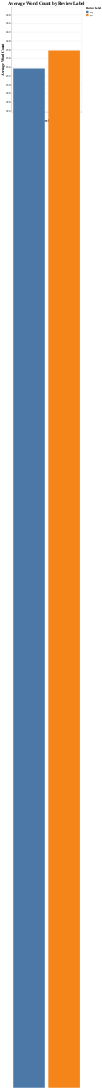

The cell this chart's notebook holds for it:
### Markdown cell above
**Question 1.6** <br> {points: 2}  

Plot the average review wordcount per label in a bar chart. 

Save the plot in an object named `plot_avg_wc`.

Remember to provide a title to your plot as well.

*Hint: remember you can plot `groupby` objects and when you do so, you'll need to reset your index.*

### Code cell
plot_avg_wc = alt.Chart(mean_length_df.reset_index()).mark_bar().encode(
    x = alt.X(shorthand = 'label', title = 'Review Label'),
    y = alt.Y(
        shorthand = 'review_wordcount', 
        title = 'Average Word Count', 
        scale = alt.Scale(domain = [mean_length_df['review_wordcount'].min() - 10, mean_length_df['review_wordcount'].max() + 10])
    ),
    color = alt.Color('label', title = 'Review Label')
).properties(
    title = alt.TitleParams(
        text = 'Average Word Count by Review Label',
        fontSize = 20,
        anchor = 'middle'
    ),
    width = 300, height = 450
).configure_axis(
    titleFontSize = 15, labelFontSize = 12
)

display(plot_avg_wc)

### Figure 1 — Vega-Lite specification as saved in the notebook (floating-point values rounded to 4 significant figures)
{"config": {"view": {"continuousWidth": 400, "continuousHeight": 300}, "axis": {"labelFontSize": 12, "titleFontSize": 15}}, "data": {"name": "data-dc2bd0aa4a626915603d909710a0041b"}, "mark": "bar", "encoding": {"color": {"type": "nominal", "field": "label", "title": "Review Label"}, "x": {"type": "nominal", "field": "label", "title": "Review Label"}, "y": {"type": "quantitative", "field": "review_wordcount", "scale": {"domain": [223.7, 247.8]}, "title": "Average Word Count"}}, "height": 450, "title": {"text": "Average Word Count by Review Label", "anchor": "middle", "fontSize": 20}, "width": 300, "$schema": "https://vega.github.io/schema/vega-lite/v4.8.1.json", "datasets": {"data-dc2bd0aa4a626915603d909710a0041b": [{"label": "neg", "review_wordcount": 233.7}, {"label": "pos", "review_wordcount": 237.8}]}}
